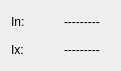
<?xml version="1.0" encoding="UTF-8"?>
<ui version="4.0">
 <class>WMOffsetValBase</class>
 <widget class="QDialog" name="WMOffsetValBase">
  <property name="geometry">
   <rect>
    <x>0</x>
    <y>0</y>
    <width>121</width>
    <height>71</height>
   </rect>
  </property>
  <property name="sizePolicy">
   <sizepolicy hsizetype="Minimum" vsizetype="Minimum">
    <horstretch>0</horstretch>
    <verstretch>0</verstretch>
   </sizepolicy>
  </property>
  <property name="minimumSize">
   <size>
    <width>0</width>
    <height>0</height>
   </size>
  </property>
  <property name="mouseTracking">
   <bool>false</bool>
  </property>
  <property name="windowTitle">
   <string>Offset</string>
  </property>
  <layout class="QGridLayout">
   <item row="0" column="1">
    <widget class="QLabel" name="XnOffsDisp">
     <property name="frameShape">
      <enum>QFrame::NoFrame</enum>
     </property>
     <property name="text">
      <string>---------</string>
     </property>
     <property name="wordWrap">
      <bool>false</bool>
     </property>
    </widget>
   </item>
   <item row="0" column="0">
    <widget class="QLabel" name="XnLabel">
     <property name="frameShape">
      <enum>QFrame::NoFrame</enum>
     </property>
     <property name="text">
      <string>In:</string>
     </property>
     <property name="wordWrap">
      <bool>false</bool>
     </property>
    </widget>
   </item>
   <item row="1" column="0">
    <widget class="QLabel" name="XxLabel">
     <property name="frameShape">
      <enum>QFrame::NoFrame</enum>
     </property>
     <property name="text">
      <string>Ix:</string>
     </property>
     <property name="wordWrap">
      <bool>false</bool>
     </property>
    </widget>
   </item>
   <item row="1" column="1">
    <widget class="QLabel" name="XxOffsDisp">
     <property name="frameShape">
      <enum>QFrame::NoFrame</enum>
     </property>
     <property name="text">
      <string>---------</string>
     </property>
     <property name="alignment">
      <set>Qt::AlignVCenter</set>
     </property>
     <property name="wordWrap">
      <bool>false</bool>
     </property>
    </widget>
   </item>
  </layout>
 </widget>
 <layoutdefault spacing="6" margin="11"/>
 <pixmapfunction>qPixmapFromMimeSource</pixmapfunction>
 <includes>
  <include location="local">widgeom.h</include>
  <include location="local">wmrawactualconfigbase.h</include>
  <include location="local">tools.h</include>
 </includes>
 <resources/>
 <connections/>
</ui>
